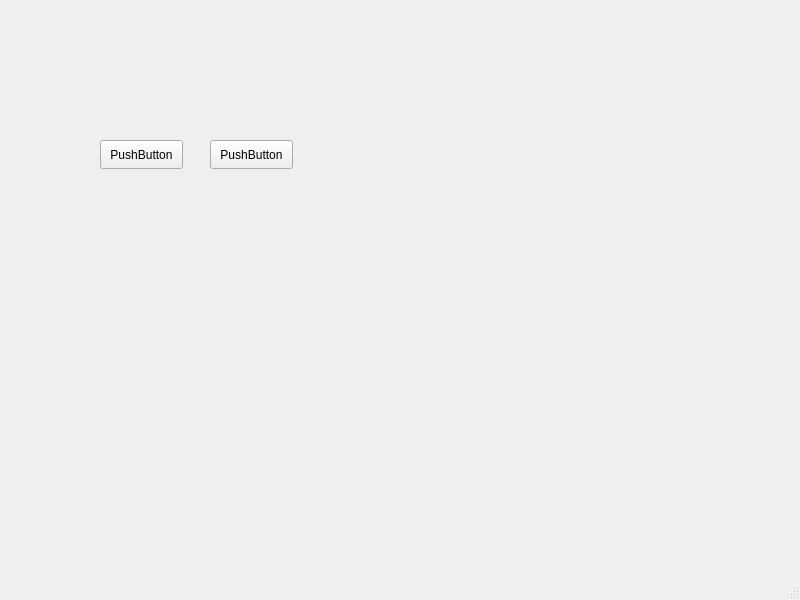
<?xml version="1.0" encoding="UTF-8"?>
<ui version="4.0">
 <class>MainWindow</class>
 <widget class="QMainWindow" name="MainWindow">
  <property name="geometry">
   <rect>
    <x>0</x>
    <y>0</y>
    <width>800</width>
    <height>600</height>
   </rect>
  </property>
  <property name="windowTitle">
   <string>MainWindow</string>
  </property>
  <widget class="QWidget" name="centralwidget">
   <widget class="QPushButton" name="pushButton">
    <property name="geometry">
     <rect>
      <x>100</x>
      <y>140</y>
      <width>83</width>
      <height>29</height>
     </rect>
    </property>
    <property name="text">
     <string>PushButton</string>
    </property>
   </widget>
   <widget class="QPushButton" name="pushButton_2">
    <property name="geometry">
     <rect>
      <x>210</x>
      <y>140</y>
      <width>83</width>
      <height>29</height>
     </rect>
    </property>
    <property name="text">
     <string>PushButton</string>
    </property>
   </widget>
  </widget>
  <widget class="QMenuBar" name="menubar">
   <property name="geometry">
    <rect>
     <x>0</x>
     <y>0</y>
     <width>800</width>
     <height>25</height>
    </rect>
   </property>
  </widget>
  <widget class="QStatusBar" name="statusbar"/>
 </widget>
 <resources/>
 <connections/>
</ui>
